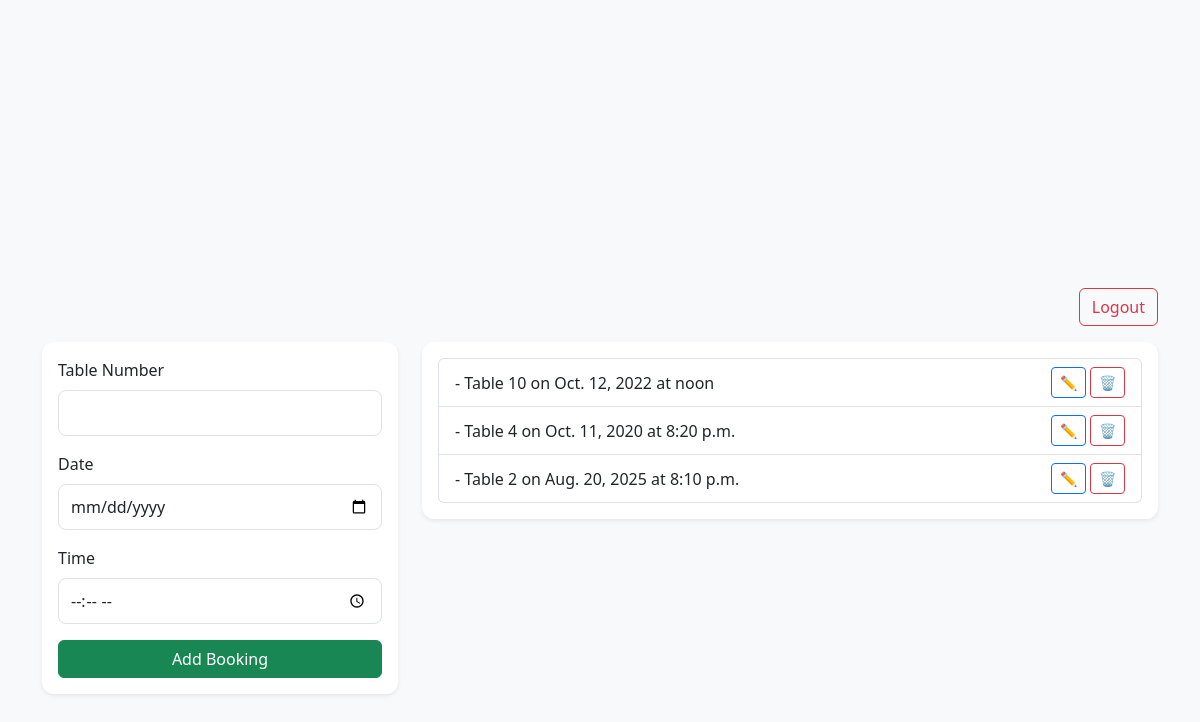
The app's page /dashboard/ (signed in) with its own data.
### table_booking/models.py (models this page shows, shortened)
class Booking(models.Model):
    user = models.ForeignKey(User, on_delete=models.CASCADE) #Booking associated with a user, deletebookinf if user removed
    name = models.CharField(max_length=100)
    table_number = models.PositiveIntegerField()
    date = models.DateField()
    time = models.TimeField()

### table_booking/views.py (the view)
# urls.py: path('dashboard/', views.dashboard, name='dashboard'),
@login_required
def dashboard(request):
    bookings = Booking.objects.filter(user=request.user)
    return render(request, 'dashboard.html', {'bookings': bookings})

### templates/dashboard.html (shortened to what this page needs)
{% load static %}
<!DOCTYPE html>
<html lang="en">
<head>
    <link href="https://cdn.jsdelivr.net/npm/bootstrap@5.3.2/dist/css/bootstrap.min.css" rel="stylesheet">
<link rel="stylesheet" href="{% static 'table_booking/css/index.css' %}">
</head>
<body class="bg-light">
<div class="container py-5">
    <div class="d-flex justify-content-end mb-3">
        <a href="{% url 'logout' %}" class="btn btn-outline-danger">Logout</a>
    </div>
    <div class="row g-4">
        <div class="col-lg-4">
            <div class="card shadow-sm">
                <div class="card-body">
                    <form method="POST" action="{% url 'add_booking' %}">
                        <div class="mb-3">
                            <label class="form-label">Table Number</label>
                            <input type="number" name="table_number" class="form-control" min="1" max="10" required>
                        </div>
                        <div class="mb-3">
                            <label class="form-label">Date</label>
                            <input type="date" name="date" class="form-control" min="{{ current_date }}" required>
                        </div>
                        <div class="mb-3">
                            <label class="form-label">Time</label>
                            <input type="time" name="time" class="form-control" required>
                        </div>
                        <button type="submit" class="btn btn-success w-100">Add Booking</button>
                    </form>
                </div>
            </div>
        </div>
        <div class="col-lg-8">
            <div class="card shadow-sm">
                <div class="card-body">
                    <ul class="list-group">
                        {% for booking in bookings %}
                        <li class="list-group-item d-flex justify-content-between align-items-center">
                            <span>
                                {{ booking.name }} - Table {{ booking.table_number }} on {{ booking.date }} at {{ booking.time }}
                            </span>
                            <span>
                                <a href="#" class="btn btn-sm btn-outline-primary"
                                onclick='openEditModal({
                                        "id": {{ booking.id }},
                                        "name": "{{ booking.name|escapejs }}",
                                        "table_number": {{ booking.table_number }},
                                        "date": "{{ booking.date }}",
                                        "time": "{{ booking.time }}"
                                })'>
                                    ✏️
                                </a>
                                <a href="#" class="btn btn-sm btn-outline-danger" onclick="openDeleteModal({{ booking.id }})">
                                    🗑️
                                </a>
                            </span>
                        </li>
                        {% empty %}
                        <li class="list-group-item text-center text-muted">
                            No active bookings.
                        </li>
                        {% endfor %}
                    </ul>
                </div>
            </div>
        </div>
    </div>
</div>
</body>
</html>

### static/table_booking/css/index.css (style rules this page uses)
body { background-color: #f4f6f9; }
.container { margin-top: 15rem }
.card { border-radius: 12px; border: none; box-shadow: 0px 4px 20px rgba(0,0,0,0.08); }
.form-control { border-radius: 8px; padding: 10px 12px; }

### records on screen
Booking: table_number "10", date "Oct. 12, 2022", time "noon"
Booking: table_number "4", date "Oct. 11, 2020", time "8:20 p.m."
Booking: table_number "2", date "Aug. 20, 2025", time "8:10 p.m."
